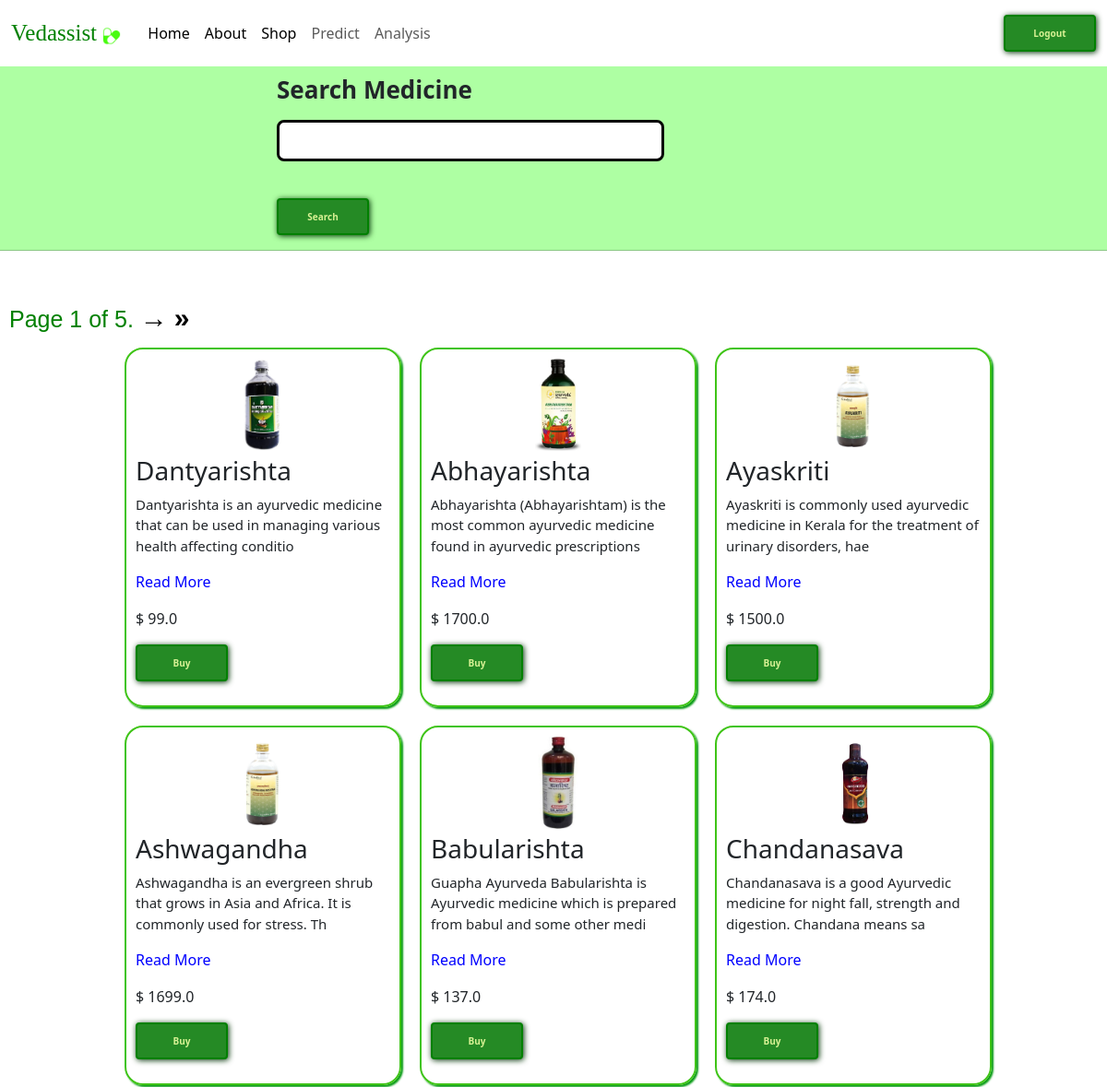
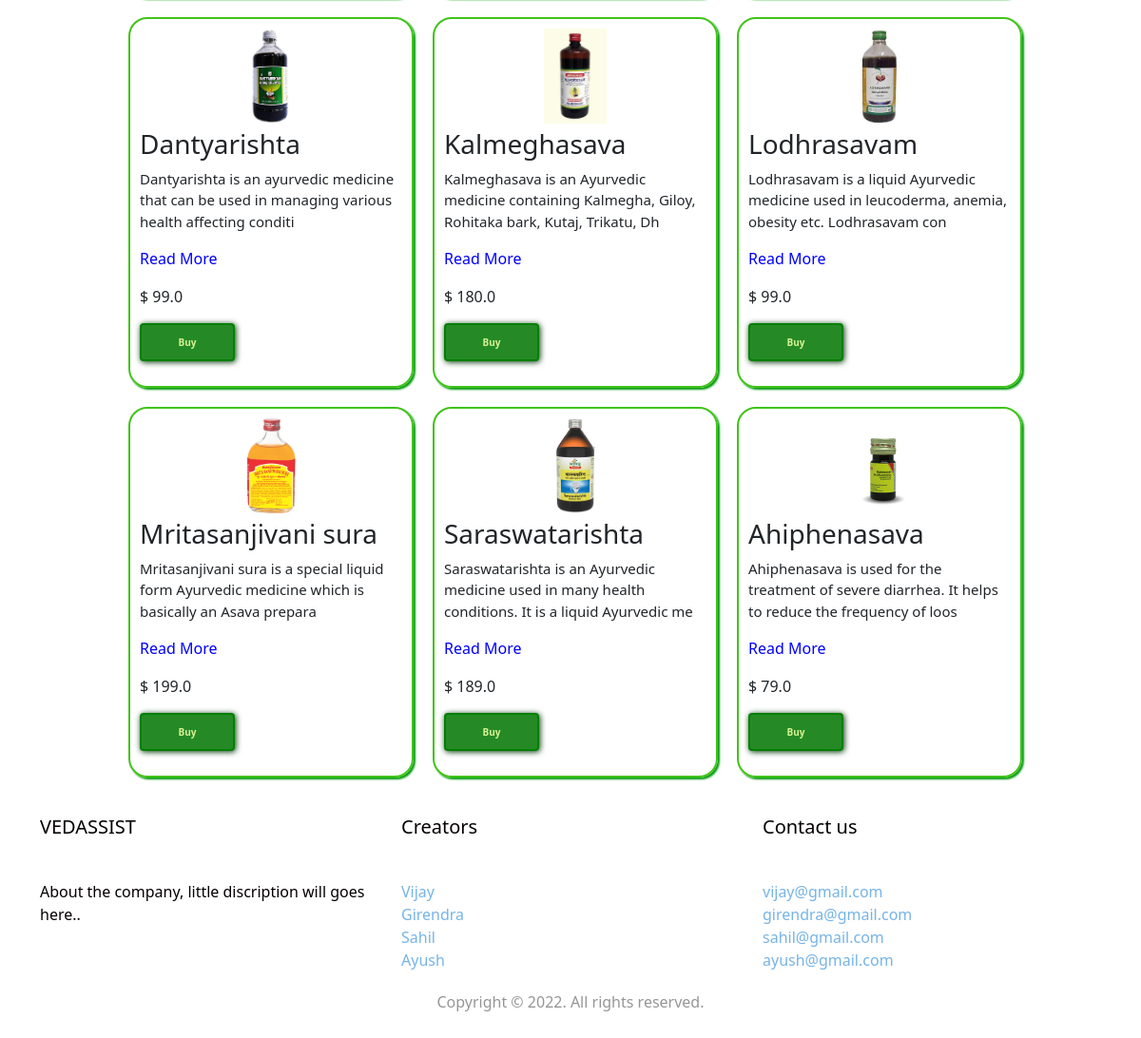
/shop/ (signed in), run on the app's committed database (2 pictures, top to bottom).
### vedassist/models.py (models this page shows)
class Medicine(models.Model):
    user =models.ForeignKey(User , on_delete=models.SET_NULL , null=True,blank=True)
    medicine_name = models.CharField(max_length=100)
    medicine_price = models.FloatField(default=10.00)
    medicine_description= models.TextField(default="Default description")
    medicine_image = models.ImageField(upload_to = "medicine")
    medicine_view_count=models.IntegerField(default=1)

### vedassist/views.py (the view, shortened to what this page needs)
# urls.py: path("shop/", views.shop, name="shop"),
@login_required(login_url="/login/")
def shop(request):
    queryset = Medicine.objects.all()
    paginator = Paginator(queryset,12)
    page_number = request.GET.get("page", 1)
    page_obj = paginator.get_page(page_number)
    context = {'page_obj': page_obj, 'medicines': page_obj}
    return render(request ,'shop.html',context)

### vedassist/templates/shop.html (shortened to what this page needs)
{% extends "base.html" %}
{% block start %}
{% if user%}
<link rel="stylesheet" href="../static/shop.css">
<div class="mt-5" style="background-color: rgb(174, 255, 163)">
    <div class="mx-auto col-6">
      <form>
        <div class="mb-3" style="display: flex; flex-direction: column">
          <label for="exampleInputEmail1" class="form-label" style="position: relative; margin-top: 30px; font-weight: 700; font-size: 26px">Search Medicine</label>
          <input name="search" type="text" class="inputbox">
        </div>
        <br>
        <button type="submit" class="btn4">Search</button>
      </form>
  </div>
  <hr>
</div>
<br>
<div class="pagination">
  <span class="step-links">
    <span class="current">
      Page {{ page_obj.number }} of {{ page_obj.paginator.num_pages }}.
    </span>
    {% if page_obj.has_next %}
      <a href="?page={{ page_obj.next_page_number }}"><button class="pre">→</button></a>
      <a href="?page={{ page_obj.paginator.num_pages }}"><button class="pre">&raquo;</button></a>
    {% endif %}
  </span>
</div>
      <div class="card2">
      {% for medicine in medicines %}
        <div class="card_con2">
          <center><img src ="/media/{{medicine.medicine_image}}" style="height : 100px; margin-bottom: 5px;" ></center>
          <h3>{{medicine.medicine_name}}</h3>
          <p class="text" id="text{{medicine.id}}">{{medicine.medicine_description | slice:"0:100"}}<span class="moretext">{{medicine.medicine_description | slice:"100:"}}</span></p>
          <p class="readmore" id="readmore{{medicine.id}}" onclick="expand({{medicine.id}})">Read More</p>
          <p>$ {{medicine.medicine_price}}</p>
          <p>
            <a href ="/buy-medicine/{{medicine.id}}/"><button class ="btn4">Buy</button></a>
          </p>
        </div>
      {% endfor %}
      </div>
{% endif %}
{% endblock %}

### vedassist/static/test.css (style rules this page uses)
* { margin: 0; padding: 0; cursor: url(../static/cursor.png),auto; }

### vedassist/static/shop.css (style rules this page uses)
* { margin: 0; padding: 0; cursor: url(../static/cursor.png),auto; }
.inputbox { margin-top: 5px; width: 70%; height: 45px; border-radius: 8px; border: 3px solid black; padding-left: 10px; }
.card2 { display: flex; justify-content: center; flex-flow: row wrap; gap: 20px; padding-left: 10px; padding-bottom: 20px; }
.card_con2 { width: 300px; height: auto; padding: 10px; border: 2px solid rgb(63, 196, 23); border-radius: 20px; box-shadow:2px 2px 2px #079b13; }
.pagination { padding: 10px; font-size: 25px; font-family: 'Franklin Gothic Medium', 'Arial Narrow', Arial, sans-serif; color: green; }
.pre { border: transparent; background: transparent; font-weight: 600; font-family: 'Franklin Gothic Medium', 'Arial Narrow', Arial, sans-serif; font-size: 30px; }
.btn4 { padding: 0.65rem 1rem; background: none; border: 2px solid green; font-size: 10px; color: #d7f194; cursor: pointer; position: relative; overflow: hidden; transition: all 0.3s; border-radius: 4px; background-color: rgb(37, 138, 37); font-weight: bolder; box-shadow: 1px 1px 6px #013405; width: 100px; height: 40px; margin-top: 0; }
.btn4:before { content: ""; position: absolute; width: 100px; height: 120%; background-color: #b3f50e; top: 50%; transform: skewX(30deg) translate(-150%,-50%); transition: all 0.5s; overflow: hidden; }
.readmore { color: blue; cursor: pointer; }
.text { font-size: 15px; }

### vedassist/templates/base.html (style rules this page uses)
* { margin: 0; padding: 0; cursor: url('../static/cursor.png'),auto; }

### data on the page
Medicine: medicine_image (picture), medicine_name "Dantyarishta", medicine_description "Dantyarishta is an ayurvedic medicine that can be used in managing various health affecting conditio", medicine_price "99.0"
Medicine: medicine_image (picture), medicine_name "Abhayarishta", medicine_description "Abhayarishta (Abhayarishtam) is the most common ayurvedic medicine found in ayurvedic prescriptions", medicine_price "1700.0"
Medicine: medicine_image (picture), medicine_name "Ayaskriti", medicine_description "Ayaskriti is commonly used ayurvedic medicine in Kerala for the treatment of urinary disorders, hae", medicine_price "1500.0"
Medicine: medicine_image (picture), medicine_name "Ashwagandha", medicine_description "Ashwagandha is an evergreen shrub that grows in Asia and Africa. It is commonly used for stress. Th", medicine_price "1699.0"
Medicine: medicine_image (picture), medicine_name "Babularishta", medicine_description "Guapha Ayurveda Babularishta is Ayurvedic medicine which is prepared from babul and some other medi", medicine_price "137.0"
Medicine: medicine_image (picture), medicine_name "Chandanasava", medicine_description "Chandanasava is a good Ayurvedic medicine for night fall, strength and digestion. Chandana means sa", medicine_price "174.0"
Medicine: medicine_image (picture), medicine_name "Dantyarishta", medicine_description "Dantyarishta is an ayurvedic medicine that can be used in managing various health affecting conditi", medicine_price "99.0"
Medicine: medicine_image (picture), medicine_name "Kalmeghasava", medicine_description "Kalmeghasava is an Ayurvedic medicine containing Kalmegha, Giloy, Rohitaka bark, Kutaj, Trikatu, Dh", medicine_price "180.0"
Medicine: medicine_image (picture), medicine_name "Lodhrasavam", medicine_description "Lodhrasavam is a liquid Ayurvedic medicine used in leucoderma, anemia, obesity etc. Lodhrasavam con", medicine_price "99.0"
Medicine: medicine_image (picture), medicine_name "Mritasanjivani sura", medicine_description "Mritasanjivani sura is a special liquid form Ayurvedic medicine which is basically an Asava prepara", medicine_price "199.0"
Medicine: medicine_image (picture), medicine_name "Saraswatarishta", medicine_description "Saraswatarishta is an Ayurvedic medicine used in many health conditions. It is a liquid Ayurvedic me", medicine_price "189.0"
Medicine: medicine_image (picture), medicine_name "Ahiphenasava", medicine_description "Ahiphenasava is used for the treatment of severe diarrhea. It helps to reduce the frequency of loos", medicine_price "79.0"

### other printed values
{{ page_obj.number }} "1"
{{ page_obj.paginator.num_pages }} "5"
